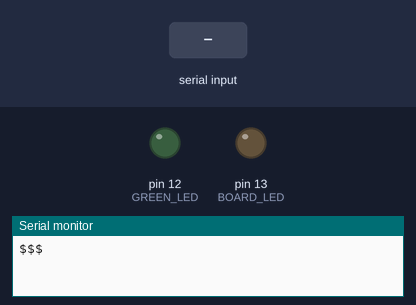
This sketch was run on a simulated Arduino Uno, built with avr-gcc and run on an emulated ATmega328P. Parts: output pins drawn as LEDs (lit = HIGH), the last lines printed to the serial monitor. The test bench sets the inputs (shaded band).

Above: at 1.7 s.
1.8 s: "1" received over Serial
At 1.9 s:
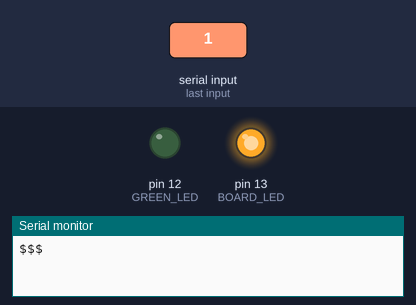
3.5 s: "0" received over Serial
At 4.9 s:
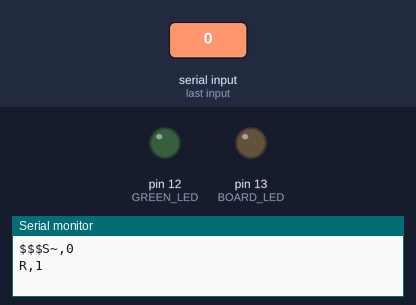
5.4 s: "2" received over Serial
At 6.5 s:
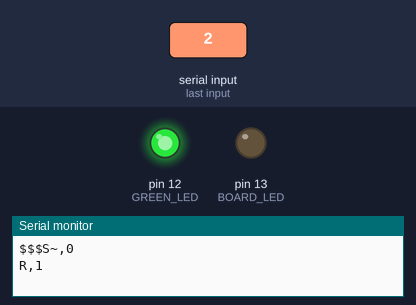
Timing chart, 0 to 8.4 s (numbered marks = the images above; inputs shaded):
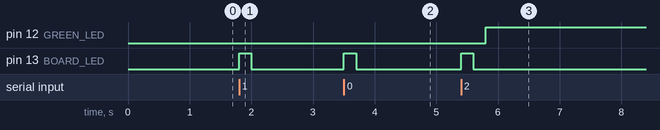

Measured:
- after the input at 1.8 s, pin 13 (BOARD_LED): LOW → HIGH at once, → LOW 0.20 s later
- after the input at 3.5 s, pin 13 (BOARD_LED): LOW → HIGH at once, → LOW 0.20 s later
- after the input at 5.4 s, pin 12 (GREEN_LED): LOW → HIGH after 0.40 s; pin 13 (BOARD_LED): LOW → HIGH at once, → LOW 0.20 s later

The sketch:

BluesmirfHidToSpp.ino
```cpp
int GREEN_LED = 12;
int BOARD_LED = 13;

bool configuration = false;

void setup() {
    Serial.begin(115200);

    delay(500);

    pinMode(GREEN_LED, OUTPUT);
    pinMode(BOARD_LED, OUTPUT);
    digitalWrite(13, LOW);
}

void readData() {
    while(!Serial.available());
    digitalWrite(BOARD_LED, HIGH);
    delay(200);
    while(Serial.available()) {
        Serial.read();
    }
    digitalWrite(BOARD_LED, LOW);
    delay(200);
}

void loop() {
    if (!configuration) {
        Serial.print("$$$");
        configuration = true;
        readData();

        Serial.println("S~,0");
        readData();

        Serial.println("R,1");
        readData();

        digitalWrite(GREEN_LED, HIGH);
    }
}
```
